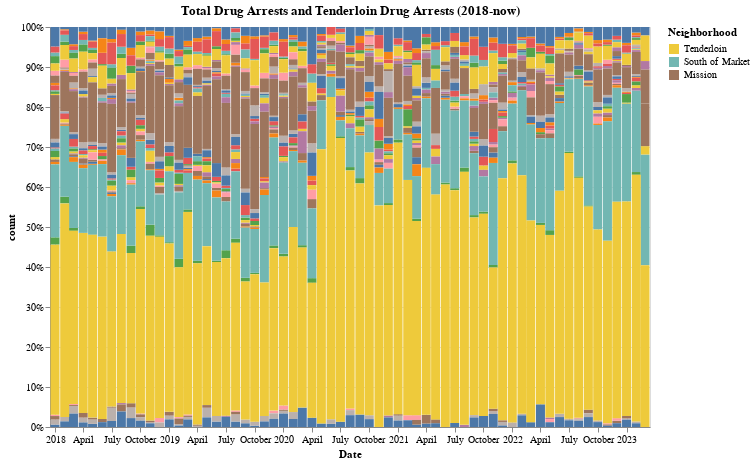

Source (notebook cell):
### Code cell
alt.Chart(sorted).mark_bar(size=9).encode(
    x= alt.X('incident_date:T',title='Date'),
    y= alt.Y('count:Q',stack='normalize'),
    color=alt.Color("Analysis Neighborhood",legend=alt.Legend(title='Neighborhood', values=['Tenderloin', 'South of Market','Mission'])),
    tooltip = [alt.Tooltip('incident_date_2',title = 'Date'),alt.Tooltip('count',title='Drug Arrests'),alt.Tooltip('Analysis Neighborhood',title='Neighborhood')]
).properties(
    width=600,
    height=400,
    title='Total Drug Arrests and Tenderloin Drug Arrests (2018-now)'
)

# .transform_filter(
#      alt.FieldEqualPredicate(field='Analysis Neighborhood',equal = 'Tenderloin')
# )

### Figure 1 — Vega-Lite specification as saved in the notebook (floating-point values rounded to 4 significant figures; data arrays with more than 128 entries replaced by an {"elided": "..."} marker saying what was removed)
{"config": {"view": {"continuousWidth": 300, "continuousHeight": 300}}, "data": {"name": "data-6f326bfa0ed86fe12f10729945ce7b6b"}, "mark": {"type": "bar", "size": 9}, "encoding": {"color": {"field": "Analysis Neighborhood", "legend": {"title": "Neighborhood", "values": ["Tenderloin", "South of Market", "Mission"]}, "type": "nominal"}, "tooltip": [{"field": "incident_date_2", "title": "Date", "type": "nominal"}, {"field": "count", "title": "Drug Arrests", "type": "quantitative"}, {"field": "Analysis Neighborhood", "title": "Neighborhood", "type": "nominal"}], "x": {"field": "incident_date", "title": "Date", "type": "temporal"}, "y": {"field": "count", "stack": "normalize", "type": "quantitative"}}, "height": 400, "title": "Total Drug Arrests and Tenderloin Drug Arrests (2018-now)", "width": 600, "$schema": "https://vega.github.io/schema/vega-lite/v5.6.1.json", "datasets": {"data-6f326bfa0ed86fe12f10729945ce7b6b": {"elided": "1409 records"}}}
